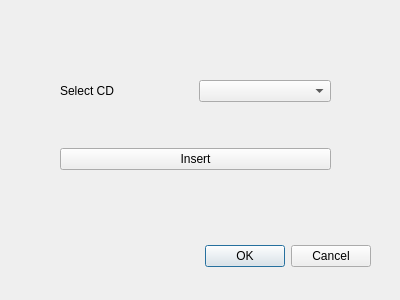
<?xml version="1.0" encoding="UTF-8"?>
<ui version="4.0">
    <class>DialogInsert</class>
    <widget class="QDialog" name="DialogInsert">
        <property name="geometry">
            <rect>
                <x>0</x>
                <y>0</y>
                <width>400</width>
                <height>300</height>
            </rect>
        </property>
        <property name="windowTitle">
            <string>Dialog</string>
        </property>
        <widget class="QDialogButtonBox" name="buttonBox">
            <property name="geometry">
                <rect>
                    <x>30</x>
                    <y>240</y>
                    <width>341</width>
                    <height>32</height>
                </rect>
            </property>
            <property name="orientation">
                <enum>Qt::Horizontal</enum>
            </property>
            <property name="standardButtons">
                <set>QDialogButtonBox::Cancel|QDialogButtonBox::Ok</set>
            </property>
        </widget>
        <widget class="QWidget" name="layoutWidget">
            <property name="geometry">
                <rect>
                    <x>60</x>
                    <y>40</y>
                    <width>271</width>
                    <height>171</height>
                </rect>
            </property>
            <layout class="QVBoxLayout" name="verticalLayout">
                <item>
                    <layout class="QHBoxLayout" name="horizontalLayout">
                        <item>
                            <widget class="QLabel" name="label">
                                <property name="text">
                                    <string>Select CD</string>
                                </property>
                            </widget>
                        </item>
                        <item>
                            <widget class="QComboBox" name="comboBox"/>
                        </item>
                    </layout>
                </item>
                <item>
                    <widget class="QPushButton" name="pushButton">
                        <property name="text">
                            <string>Insert</string>
                        </property>
                    </widget>
                </item>
            </layout>
        </widget>
    </widget>
    <resources/>
    <connections>
        <connection>
            <sender>buttonBox</sender>
            <signal>accepted()</signal>
            <receiver>DialogInsert</receiver>
            <slot>accept()</slot>
            <hints>
                <hint type="sourcelabel">
                    <x>248</x>
                    <y>254</y>
                </hint>
                <hint type="destinationlabel">
                    <x>157</x>
                    <y>274</y>
                </hint>
            </hints>
        </connection>
        <connection>
            <sender>buttonBox</sender>
            <signal>rejected()</signal>
            <receiver>DialogInsert</receiver>
            <slot>reject()</slot>
            <hints>
                <hint type="sourcelabel">
                    <x>316</x>
                    <y>260</y>
                </hint>
                <hint type="destinationlabel">
                    <x>286</x>
                    <y>274</y>
                </hint>
            </hints>
        </connection>
    </connections>
</ui>
